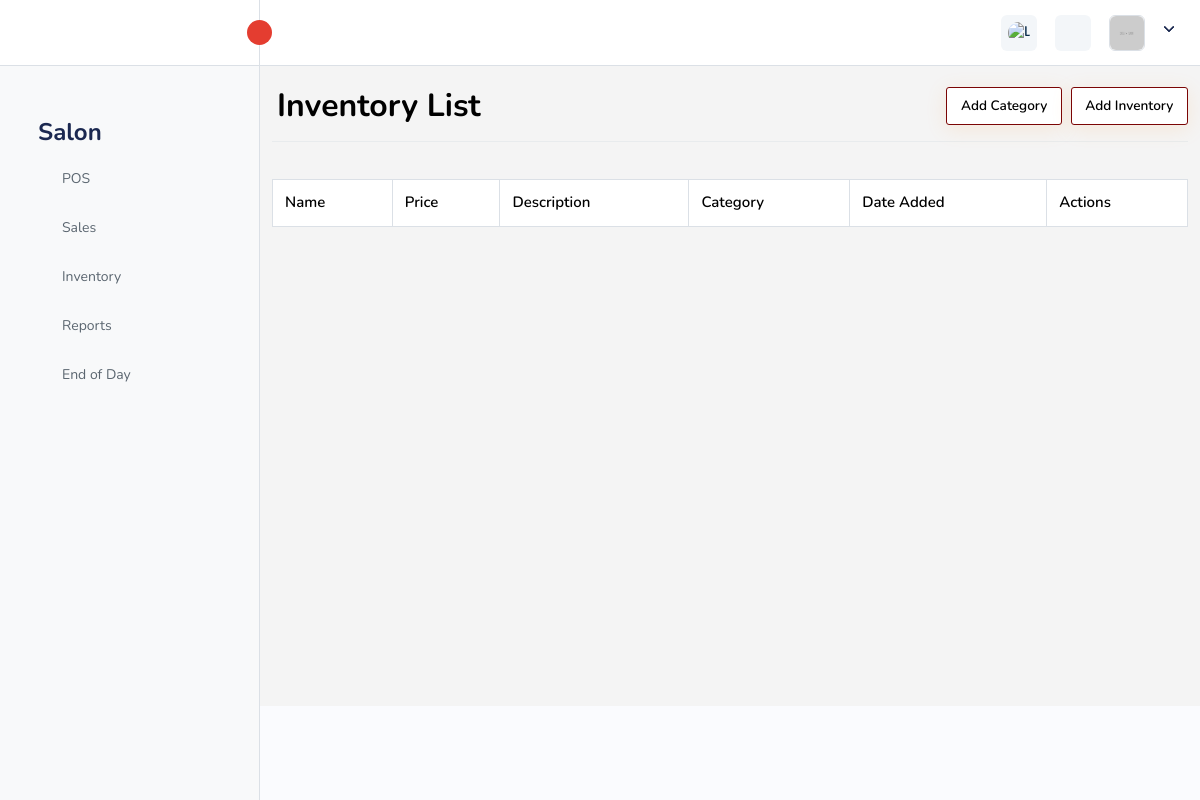
The app's page /salon/inventory/, older data.
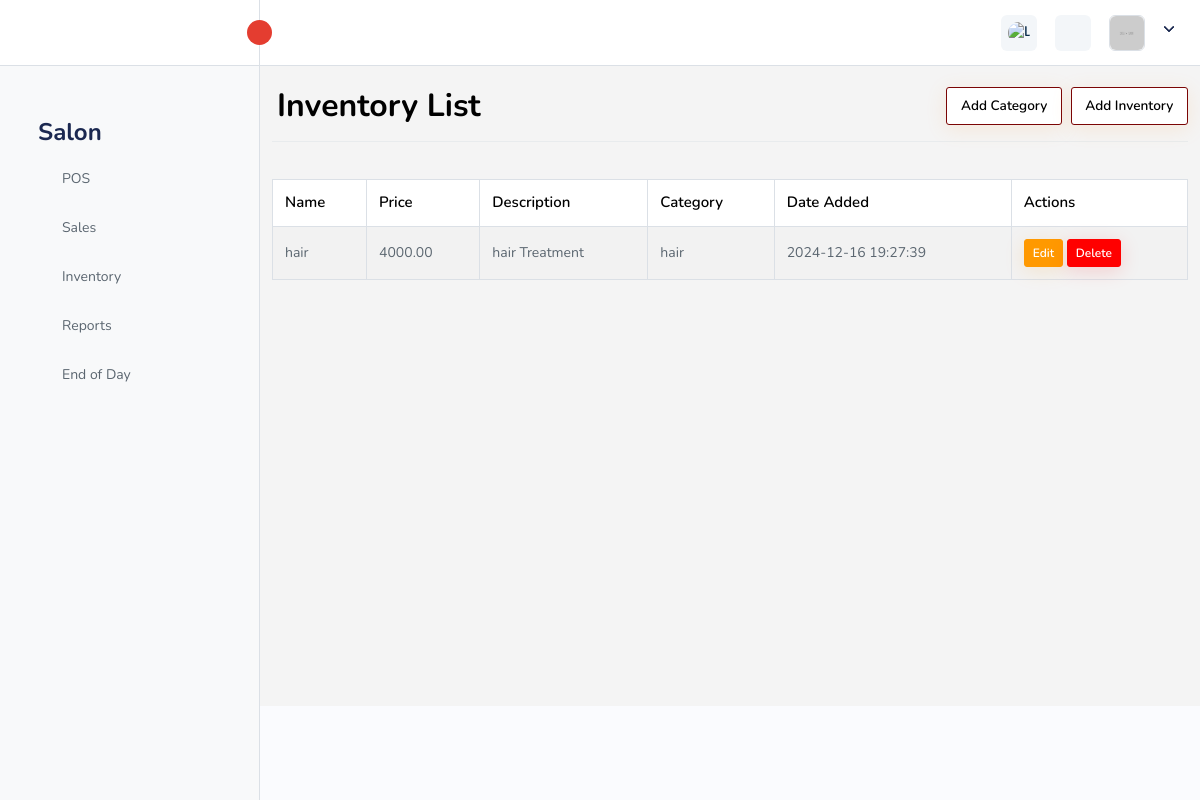
The same page, newer data.
### salon/models.py (models this page shows, shortened)
class Inventory(models.Model):
    staff = models.ForeignKey(CustomUser, on_delete=models.CASCADE, related_name='salon_inventories')
    name = models.CharField(max_length=100)
    price = models.DecimalField(max_digits=10, decimal_places=2)
    description = models.CharField(max_length=255, blank=True)
    category = models.ForeignKey(Category, on_delete=models.CASCADE)
    slug = models.SlugField( max_length=50, unique=True, null=True)
    date = models.DateTimeField(auto_now_add=True)

class Category(models.Model):
    name = models.CharField(max_length=100)
    description = models.CharField(max_length=255, blank=True)
    date = models.DateTimeField(auto_now_add=True)
    def __str__(self):
        return self.name

### salon/views.py (the view)
# urls.py: path('inventory/', views.inventory_list, name='resturant_inventory_list'),
def inventory_list(request):
    items = Inventory.objects.all().order_by('-date')
    return render(request, 'salon/inventory/list.html', {'items': items})

### templates/salon/inventory/list.html (shortened to what this page needs)
{% extends "salon/base.html" %}
{% block main_content %}
<div class="container">
<br>
<div class="mb-3" style="display: flex; justify-content: space-between;align-items: center;">
    <h1>Inventory List</h1>
    <div>
        <a href="{% url 'salon_inventory_categorry' %}" class="btn btn-primary">Add Category</a>
        <a href="{% url 'salon_add_inventory' %}" class="btn btn-primary">Add Inventory</a>
    </div>
</div>
<hr><br>
<table id="inventory-table" class="table table-striped table-bordered">
    <thead>
        <tr>
            <th>Name</th>
            <th>Price</th>
            <th>Description</th>
            <th>Category</th>
            <th>Date Added</th>
            <th>Actions</th>
        </tr>
    </thead>
    <tbody>
        {% for item in items %}
        <tr>
            <td>{{ item.name }}</td>
            <td>{{ item.price }}</td>
            <td>{{ item.description }}</td>
            <td>{{item.category}}</td>
            <td>{{ item.date|date:"Y-m-d H:i:s" }}</td>
            <td>
                <button class="btn btn-sm btn-warning" data-bs-toggle="modal" data-bs-target="#updateModal"
                        data-id="{{ item.id }}"
                        data-name="{{ item.name }}"
                        data-price="{{ item.price }}"
                        data-quantity="{{ item.quantity }}"
                        data-description="{{ item.description }}">
                    Edit
                </button>
                <button class="btn btn-sm btn-danger" data-bs-toggle="modal" data-bs-target="#deleteModal"
                        data-id="{{ item.id }}"
                        data-name="{{ item.name }}">
                    Delete
                </button>
            </td>
        </tr>
        {% endfor %}
    </tbody>
</table>
</div>
<link rel="stylesheet" href="https://cdn.datatables.net/1.13.6/css/jquery.dataTables.min.css">
{% endblock %}

### templates/salon/base.html (shortened to what this page needs)
{% extends 'base.html' %}
{% block content %}
<div class="container-with-sidebar" style="display: flex;">
    <div class="sidebar">
        <ul class="sidebar-menu">
            <li>
        <h3>Salon</h3>
            </li>
            <li><a href="{% url 'salon_cashier'%}">POS</a></li>
            <li><a href="{% url 'salon_sales_history' %}"> Sales</a></li>
            {% if user.role == "Cashier" %}{% else %}
            <li><a href="{% url 'salon_inventory_list' %}"> Inventory</a></li>
            <li><a href="{% url 'salon_audit_report' %}">Reports</a></li>
            {% endif %}
            <li><a href="{% url 'salon_end_of_day_report' %}">End of Day</a></li>
        </ul>
    </div>
    <div class="main-content">
        {% block main_content %}{% endblock main_content %}
    </div>
</div>
{% endblock %}

### templates/base.html (shortened to what this page needs)
{% load static %}
<!DOCTYPE html>
<html lang="en">
<head>
	<link rel="stylesheet" href="{% static 'assets/css/bootstrap.min.css' %}">
	<link rel="stylesheet" href="{% static 'assets/css/bootstrap-datetimepicker.min.css' %}">
	<link rel="stylesheet" href="{% static 'assets/css/animate.css' %}">
	<link rel="stylesheet" href="{% static 'assets/plugins/select2/css/select2.min.css' %}">
	<link rel="stylesheet" href="{% static 'assets/plugins/summernote/summernote-bs4.min.css' %}">
	<link rel="stylesheet" href="{% static 'assets/plugins/fontawesome/css/fontawesome.min.css' %}">
	<link rel="stylesheet" href="{% static 'assets/plugins/fontawesome/css/all.min.css' %}">
	<link rel="stylesheet" href="{% static 'assets/css/style.css' %}">
</head>
<body>
	<div class="main-wrapper">
		<div class="header" style="justify-content: space-between\;">
			<div class="header-left active">
				<a id="toggle_btn" href="javascript:void(0);">
					<i data-feather="chevrons-left" class="feather-16"></i>
				</a>
			</div>
			<ul class="nav user-menu" style="justify-self: right;">
				<li class="nav-item dropdown has-arrow flag-nav nav-item-box">
					<a class="nav-link dropdown-toggle" data-bs-toggle="dropdown" href="javascript:void(0);"
						role="button">
						<img src="{% static 'assets/img/imgNIG.jpg' %}" alt="Language" class="img-fluid">
					</a>
				</li>
				<li class="nav-item nav-item-box">
					<a href="javascript:void(0);" id="btnFullscreen">
					</a>
				</li>
				<li class="nav-item dropdown has-arrow main-drop">
					<a href="javascript:void(0);" class="dropdown-toggle nav-link userset" data-bs-toggle="dropdown">
						<span class="user-info">
							<span class="user-letter">
								<img src="{% if user.avatar %}{{user.avatar.url}}{% else %}{% static 'assets/img/profiles/avator1.jpg' %}{% endif %}" alt="" class="img-fluid">
							</span>
						</span>
					</a>
				</li>
			</ul>
		</div>
		<div class="sidebar" id="sidebar">
			<div class="sidebar-inner slimscroll">
				<div id="sidebar-menu" class="sidebar-menu">
					<ul>
						<li class="submenu-open">
							<h6 class="submenu-hdr">Main</h6>
							<ul>
								<li class="submenu">
									<a href="javascript:void(0);" class="subdrop active"><span>Dashboard</span></a>
									<ul>
										<li><a href="#" class="active">Admin Dashboard</a></li>
										<li><a href="#">Sales Dashboard</a></li>
									</ul>
								</li>
							</ul>
						</li>
						<li class="submenu-open">
							<h6 class="submenu-hdr">Inventory</h6>
							<ul>
								<li><a href="#"><span>Products</span></a></li>
								<li><a href="#"><span>Create Product</span></a></li>
								<li><a href="#"><span>Low Stocks</span></a></li>
								<li><a href="#"><span>Category</span></a></li>
								<li><a href="#"><span>Brands</span></a></li>
							</ul>
						</li>
						<li class="submenu-open">
							<h6 class="submenu-hdr">Stock</h6>
							<ul>
								<li><a href="#"><span>Manage Stock</span></a></li>
								<li><a href="#"><span>Stock Adjustment</span></a></li>
							</ul>
						</li>
							</ul>
				</div>
			</div>
		</div>
		<div class="page-wrapper">
			{% block content %}
			{% endblock content %}
		</div>
	<link rel="stylesheet" type="text/css" href="https://cdn.datatables.net/1.10.21/css/jquery.dataTables.min.css">
</body>
</html>

### templates/salon/base.html (style rules this page uses)
.container-with-sidebar { display: flex; min-height: 80vh; }
.sidebar { color:black !important ; padding: 1em; overflow-y: auto; }
.sidebar-menu { list-style: none; padding: 0; margin: 0; }
.sidebar-menu li { margin: 1em 0; }
.sidebar-menu a { color: #5B6670; text-decoration: none; display: block; padding: 0.5em 1em; border-radius: 5px; transition: background-color 0.3s; }
.main-content { flex-grow: 1; background-color: #f4f4f4; min-height: 85%; }

Row changes from the older to the newer data that the page shows:
added Inventory: name "hair", price "4000.00", description "hair Treatment", category "hair", date "2024-12-16 19:27:39"
